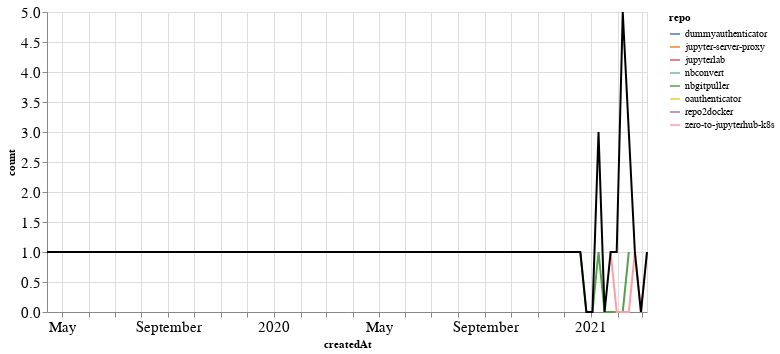

The notebook cell this image was saved under:
### Markdown cell above
### PRs

### Code cell
prs_time = prs.groupby('repo').resample('W', on='createdAt').count()['author'].reset_index()
prs_time = prs_time.rename(columns={'author': 'count'})
prs_time_total = prs_time.groupby('createdAt').agg({"count": "sum"}).reset_index()

ch1 = alt.Chart(prs_time, width=600).mark_line().encode(
    x='createdAt',
    y='count',
    color='repo',
    tooltip="repo"
)

ch2 = alt.Chart(prs_time_total, width=600).mark_line(color="black").encode(
    x='createdAt',
    y='count',
)

ch1 + ch2

### Figure 1 — Vega-Lite specification as saved in the notebook (floating-point values rounded to 4 significant figures)
{"config": {"axisLeft": {"labelFontSize": 15}, "axisBottom": {"labelFontSize": 15}}, "layer": [{"data": {"name": "data-f909d2c29b37300b22fd69839bf92b8c"}, "mark": "line", "encoding": {"color": {"type": "nominal", "field": "repo"}, "tooltip": {"type": "nominal", "field": "repo"}, "x": {"type": "temporal", "field": "createdAt"}, "y": {"type": "quantitative", "field": "count"}}, "width": 600}, {"data": {"name": "data-1bdcf03cc8288562325962f9ad1acd35"}, "mark": {"type": "line", "color": "black"}, "encoding": {"x": {"type": "temporal", "field": "createdAt"}, "y": {"type": "quantitative", "field": "count"}}, "width": 600}], "$schema": "https://vega.github.io/schema/vega-lite/v4.8.1.json", "datasets": {"data-f909d2c29b37300b22fd69839bf92b8c": [{"repo": "dummyauthenticator", "createdAt": "2021-02-14T00:00:00", "count": 1}, {"repo": "jupyter-server-proxy", "createdAt": "2021-01-10T00:00:00", "count": 2}, {"repo": "jupyterlab", "createdAt": "2021-02-14T00:00:00", "count": 1}, {"repo": "nbconvert", "createdAt": "2021-02-07T00:00:00", "count": 5}, {"repo": "nbgitpuller", "createdAt": "2020-12-20T00:00:00", "count": 1}, {"repo": "nbgitpuller", "createdAt": "2020-12-27T00:00:00", "count": 0}, {"repo": "nbgitpuller", "createdAt": "2021-01-03T00:00:00", "count": 0}, {"repo": "nbgitpuller", "createdAt": "2021-01-10T00:00:00", "count": 1}, {"repo": "nbgitpuller", "createdAt": "2021-01-17T00:00:00", "count": 0}, {"repo": "nbgitpuller", "createdAt": "2021-01-24T00:00:00", "count": 0}, {"repo": "nbgitpuller", "createdAt": "2021-01-31T00:00:00", "count": 0}, {"repo": "nbgitpuller", "createdAt": "2021-02-07T00:00:00", "count": 0}, {"repo": "nbgitpuller", "createdAt": "2021-02-14T00:00:00", "count": 1}, {"repo": "oauthenticator", "createdAt": "2021-01-31T00:00:00", "count": 1}, {"repo": "repo2docker", "createdAt": "2019-04-14T00:00:00", "count": 1}, {"repo": "zero-to-jupyterhub-k8s", "createdAt": "2021-01-24T00:00:00", "count": 1}, {"repo": "zero-to-jupyterhub-k8s", "createdAt": "2021-01-31T00:00:00", "count": 0}, {"repo": "zero-to-jupyterhub-k8s", "createdAt": "2021-02-07T00:00:00", "count": 0}, {"repo": "zero-to-jupyterhub-k8s", "createdAt": "2021-02-14T00:00:00", "count": 0}, {"repo": "zero-to-jupyterhub-k8s", "createdAt": "2021-02-21T00:00:00", "count": 1}, {"repo": "zero-to-jupyterhub-k8s", "createdAt": "2021-02-28T00:00:00", "count": 0}, {"repo": "zero-to-jupyterhub-k8s", "createdAt": "2021-03-07T00:00:00", "count": 1}], "data-1bdcf03cc8288562325962f9ad1acd35": [{"createdAt": "2019-04-14T00:00:00", "count": 1}, {"createdAt": "2020-12-20T00:00:00", "count": 1}, {"createdAt": "2020-12-27T00:00:00", "count": 0}, {"createdAt": "2021-01-03T00:00:00", "count": 0}, {"createdAt": "2021-01-10T00:00:00", "count": 3}, {"createdAt": "2021-01-17T00:00:00", "count": 0}, {"createdAt": "2021-01-24T00:00:00", "count": 1}, {"createdAt": "2021-01-31T00:00:00", "count": 1}, {"createdAt": "2021-02-07T00:00:00", "count": 5}, {"createdAt": "2021-02-14T00:00:00", "count": 3}, {"createdAt": "2021-02-21T00:00:00", "count": 1}, {"createdAt": "2021-02-28T00:00:00", "count": 0}, {"createdAt": "2021-03-07T00:00:00", "count": 1}]}}
